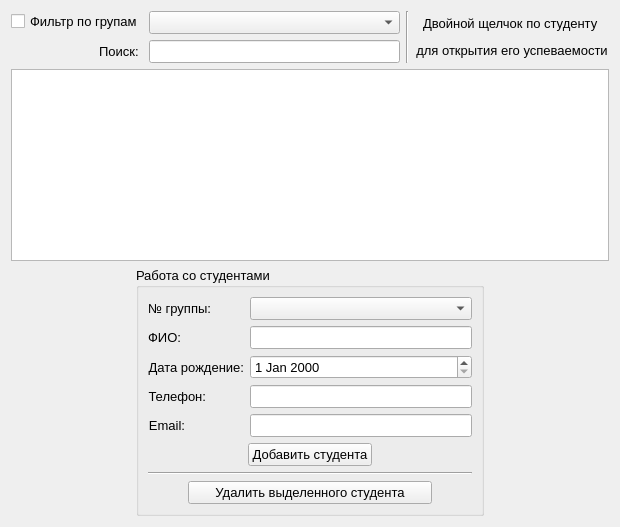
      <widget class="QWidget" name="tab_2">
       <property name="font">
        <font>
         <pointsize>10</pointsize>
        </font>
       </property>
       <property name="autoFillBackground">
        <bool>true</bool>
       </property>
       <attribute name="title">
        <string>Студенты</string>
       </attribute>
       <layout class="QVBoxLayout" name="verticalLayout_6">
        <item>
         <layout class="QVBoxLayout" name="verticalLayout_4" stretch="0,0">
          <item>
           <layout class="QHBoxLayout" name="horizontalLayout_6" stretch="2,0,1">
            <item>
             <layout class="QFormLayout" name="formLayout_3">
              <property name="labelAlignment">
               <set>Qt::AlignRight|Qt::AlignTrailing|Qt::AlignVCenter</set>
              </property>
              <item row="0" column="1">
               <widget class="QComboBox" name="cBox_groups"/>
              </item>
              <item row="1" column="0">
               <widget class="QLabel" name="lb_find">
                <property name="text">
                 <string>Поиск: </string>
                </property>
               </widget>
              </item>
              <item row="1" column="1">
               <widget class="QLineEdit" name="lEdit_find"/>
              </item>
              <item row="0" column="0">
               <widget class="QCheckBox" name="chBox_filterByGroup">
                <property name="text">
                 <string>Фильтр по групам</string>
                </property>
               </widget>
              </item>
             </layout>
            </item>
            <item alignment="Qt::AlignHCenter">
             <widget class="Line" name="line_9">
              <property name="orientation">
               <enum>Qt::Vertical</enum>
              </property>
             </widget>
            </item>
            <item>
             <widget class="QLabel" name="label">
              <property name="text">
               <string>&lt;html&gt;&lt;head/&gt;&lt;body&gt;&lt;p align=&quot;center&quot;&gt;&lt;span style=&quot; font-size:10pt;&quot;&gt;Двойной щелчок по студенту &lt;/span&gt;&lt;/p&gt;&lt;p align=&quot;center&quot;&gt;&lt;span style=&quot; font-size:10pt;&quot;&gt;для открытия его успеваемости&lt;/span&gt;&lt;/p&gt;&lt;/body&gt;&lt;/html&gt;</string>
              </property>
             </widget>
            </item>
           </layout>
          </item>
          <item>
           <widget class="QTableView" name="tbView_students">
            <property name="editTriggers">
             <set>QAbstractItemView::NoEditTriggers</set>
            </property>
            <property name="selectionMode">
             <enum>QAbstractItemView::SingleSelection</enum>
            </property>
            <property name="selectionBehavior">
             <enum>QAbstractItemView::SelectRows</enum>
            </property>
            <attribute name="horizontalHeaderStretchLastSection">
             <bool>true</bool>
            </attribute>
            <attribute name="verticalHeaderShowSortIndicator" stdset="0">
             <bool>false</bool>
            </attribute>
           </widget>
          </item>
         </layout>
        </item>
        <item>
         <layout class="QHBoxLayout" name="horizontalLayout_3">
          <item>
           <spacer name="horizontalSpacer">
            <property name="orientation">
             <enum>Qt::Horizontal</enum>
            </property>
            <property name="sizeType">
             <enum>QSizePolicy::Preferred</enum>
            </property>
            <property name="sizeHint" stdset="0">
             <size>
              <width>125</width>
              <height>20</height>
             </size>
            </property>
           </spacer>
          </item>
          <item>
           <widget class="QGroupBox" name="grBox_workStudent">
            <property name="title">
             <string>Работа со студентами</string>
            </property>
            <layout class="QVBoxLayout" name="verticalLayout_5">
             <item>
              <layout class="QFormLayout" name="formLayout_4">
               <item row="0" column="0">
                <widget class="QLabel" name="lb_group">
                 <property name="text">
                  <string>№ группы:</string>
                 </property>
                 <property name="alignment">
                  <set>Qt::AlignRight|Qt::AlignTrailing|Qt::AlignVCenter</set>
                 </property>
                </widget>
               </item>
               <item row="0" column="1">
                <widget class="QComboBox" name="cBox_groupsW"/>
               </item>
               <item row="1" column="0">
                <widget class="QLabel" name="lb_fullName">
                 <property name="text">
                  <string>ФИО:</string>
                 </property>
                 <property name="alignment">
                  <set>Qt::AlignRight|Qt::AlignTrailing|Qt::AlignVCenter</set>
                 </property>
                </widget>
               </item>
               <item row="1" column="1">
                <widget class="QLineEdit" name="lEdit_fullName"/>
               </item>
               <item row="2" column="0">
                <widget class="QLabel" name="lb_dob">
                 <property name="text">
                  <string>Дата рождение:</string>
                 </property>
                 <property name="alignment">
                  <set>Qt::AlignRight|Qt::AlignTrailing|Qt::AlignVCenter</set>
                 </property>
                </widget>
               </item>
               <item row="2" column="1">
                <widget class="QDateEdit" name="dEdit_dob"/>
               </item>
               <item row="3" column="0">
                <widget class="QLabel" name="lb_phone">
                 <property name="text">
                  <string>Телефон:</string>
                 </property>
                 <property name="alignment">
                  <set>Qt::AlignRight|Qt::AlignTrailing|Qt::AlignVCenter</set>
                 </property>
                </widget>
               </item>
               <item row="3" column="1">
                <widget class="QLineEdit" name="lEdit_phone"/>
               </item>
               <item row="4" column="1">
                <widget class="QLineEdit" name="lEdit_email"/>
               </item>
               <item row="4" column="0">
                <widget class="QLabel" name="lb_email">
                 <property name="text">
                  <string>Email:</string>
                 </property>
                 <property name="alignment">
                  <set>Qt::AlignRight|Qt::AlignTrailing|Qt::AlignVCenter</set>
                 </property>
                </widget>
               </item>
              </layout>
             </item>
             <item>
              <layout class="QHBoxLayout" name="horizontalLayout_4">
               <item>
                <spacer name="horizontalSpacer_4">
                 <property name="orientation">
                  <enum>Qt::Horizontal</enum>
                 </property>
                 <property name="sizeType">
                  <enum>QSizePolicy::Preferred</enum>
                 </property>
                 <property name="sizeHint" stdset="0">
                  <size>
                   <width>100</width>
                   <height>20</height>
                  </size>
                 </property>
                </spacer>
               </item>
               <item>
                <widget class="QPushButton" name="but_addStud">
                 <property name="text">
                  <string>Добавить студента</string>
                 </property>
                </widget>
               </item>
               <item>
                <spacer name="horizontalSpacer_3">
                 <property name="orientation">
                  <enum>Qt::Horizontal</enum>
                 </property>
                 <property name="sizeType">
                  <enum>QSizePolicy::Preferred</enum>
                 </property>
                 <property name="sizeHint" stdset="0">
                  <size>
                   <width>100</width>
                   <height>20</height>
                  </size>
                 </property>
                </spacer>
               </item>
              </layout>
             </item>
             <item>
              <widget class="Line" name="line_3">
               <property name="orientation">
                <enum>Qt::Horizontal</enum>
               </property>
              </widget>
             </item>
             <item>
              <layout class="QHBoxLayout" name="horizontalLayout_5">
               <item>
                <spacer name="horizontalSpacer_6">
                 <property name="orientation">
                  <enum>Qt::Horizontal</enum>
                 </property>
                 <property name="sizeType">
                  <enum>QSizePolicy::Preferred</enum>
                 </property>
                 <property name="sizeHint" stdset="0">
                  <size>
                   <width>40</width>
                   <height>20</height>
                  </size>
                 </property>
                </spacer>
               </item>
               <item>
                <widget class="QPushButton" name="but_deleteStud">
                 <property name="text">
                  <string>Удалить выделенного студента</string>
                 </property>
                </widget>
               </item>
               <item>
                <spacer name="horizontalSpacer_5">
                 <property name="orientation">
                  <enum>Qt::Horizontal</enum>
                 </property>
                 <property name="sizeType">
                  <enum>QSizePolicy::Preferred</enum>
                 </property>
                 <property name="sizeHint" stdset="0">
                  <size>
                   <width>40</width>
                   <height>20</height>
                  </size>
                 </property>
                </spacer>
               </item>
              </layout>
             </item>
            </layout>
           </widget>
          </item>
          <item>
           <spacer name="horizontalSpacer_2">
            <property name="orientation">
             <enum>Qt::Horizontal</enum>
            </property>
            <property name="sizeType">
             <enum>QSizePolicy::Preferred</enum>
            </property>
            <property name="sizeHint" stdset="0">
             <size>
              <width>125</width>
              <height>20</height>
             </size>
            </property>
           </spacer>
          </item>
         </layout>
        </item>
       </layout>
      </widget>
